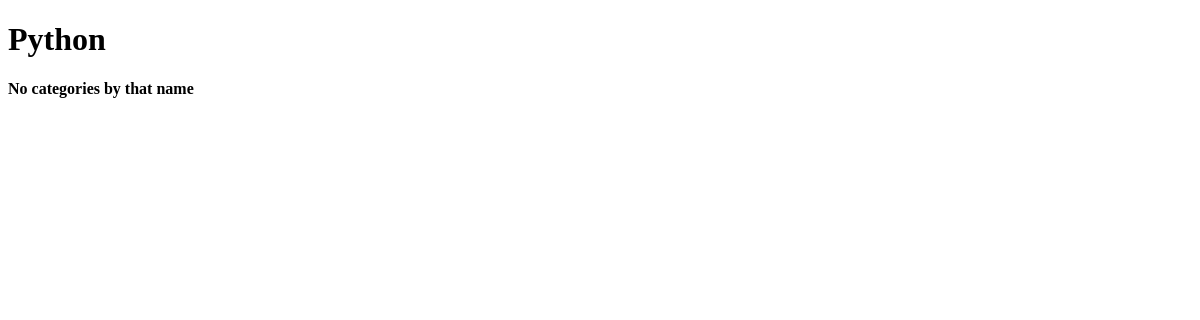
Page /category/Python/ on the earlier database version.
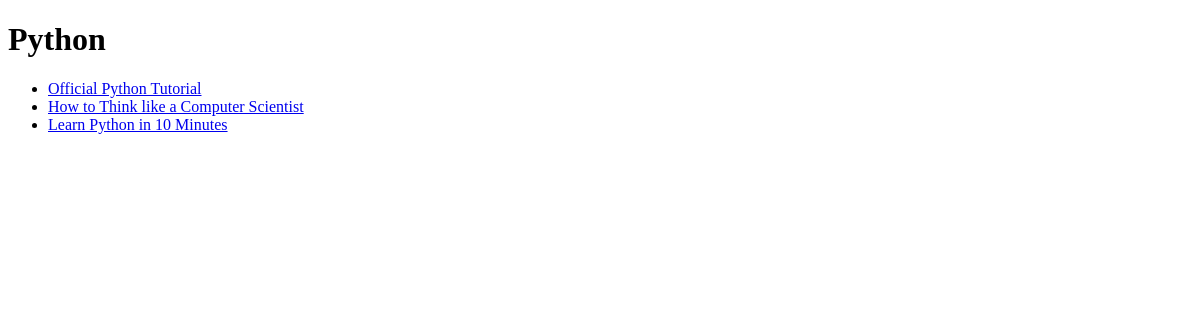
Same page on the later database version.
### rango/models.py (models this page shows, shortened)
class Category(models.Model):
    name = models.CharField(max_length=128, unique=True)
    views = models.IntegerField(default=0)
    likes = models.IntegerField(default=0)

class Page(models.Model):
    category = models.ForeignKey(Category)
    title = models.CharField(max_length=128)
    url = models.URLField()
    views = models.IntegerField(default=0)

### rango/views.py (the view)
# urls.py: url(r'^category/(?P<category_name_url>\w+)/$', views.category, name='category')
def category(request, category_name_url):
    context = RequestContext(request)
    category_name = decode_url(category_name_url)#category_name_url.replace('_', ' ')
    context_dict = {'category_name': category_name}
    try:
        category = Category.objects.get(name=category_name)
        pages = Page.objects.filter(category=category)
        context_dict['pages'] = pages
        context_dict['category'] = category
    except Category.DoesNotExist:
        pass
    return render_to_response('rango/category.html', context_dict, context)

### rango/views.py (called while the page is built)
def decode_url(url):
    url = url.replace('_', ' ')
    return url

### templates/rango/category.html (shortened to what this page needs)
<!DOCTYPE html>
<html>
    <head>
    </head>
    <body>
        <h1>{{ category_name }}</h1>
        {% if category %}
            {% if pages %}
            <ul>
                {% for page in pages %}
                    <li><a href="{{ page.url }}">{{ page.title }}</a></li>
                {%  endfor %}
            </ul>
            {% else %}
                <strong>No pages to display currently</strong>
            {% endif %}
        {% else %}
            <strong>No categories by that name</strong>
        {% endif %}
    </body>
</html>

Differences in the rows shown:
now on this page (row edited): Category: name "Python"
added Page: title "Official Python Tutorial"
added Page: title "How to Think like a Computer Scientist"
added Page: title "Learn Python in 10 Minutes"
Other differences:
{{ category_name }}: "Python" → (not shown)
text no longer shown: "No categories by that name"
